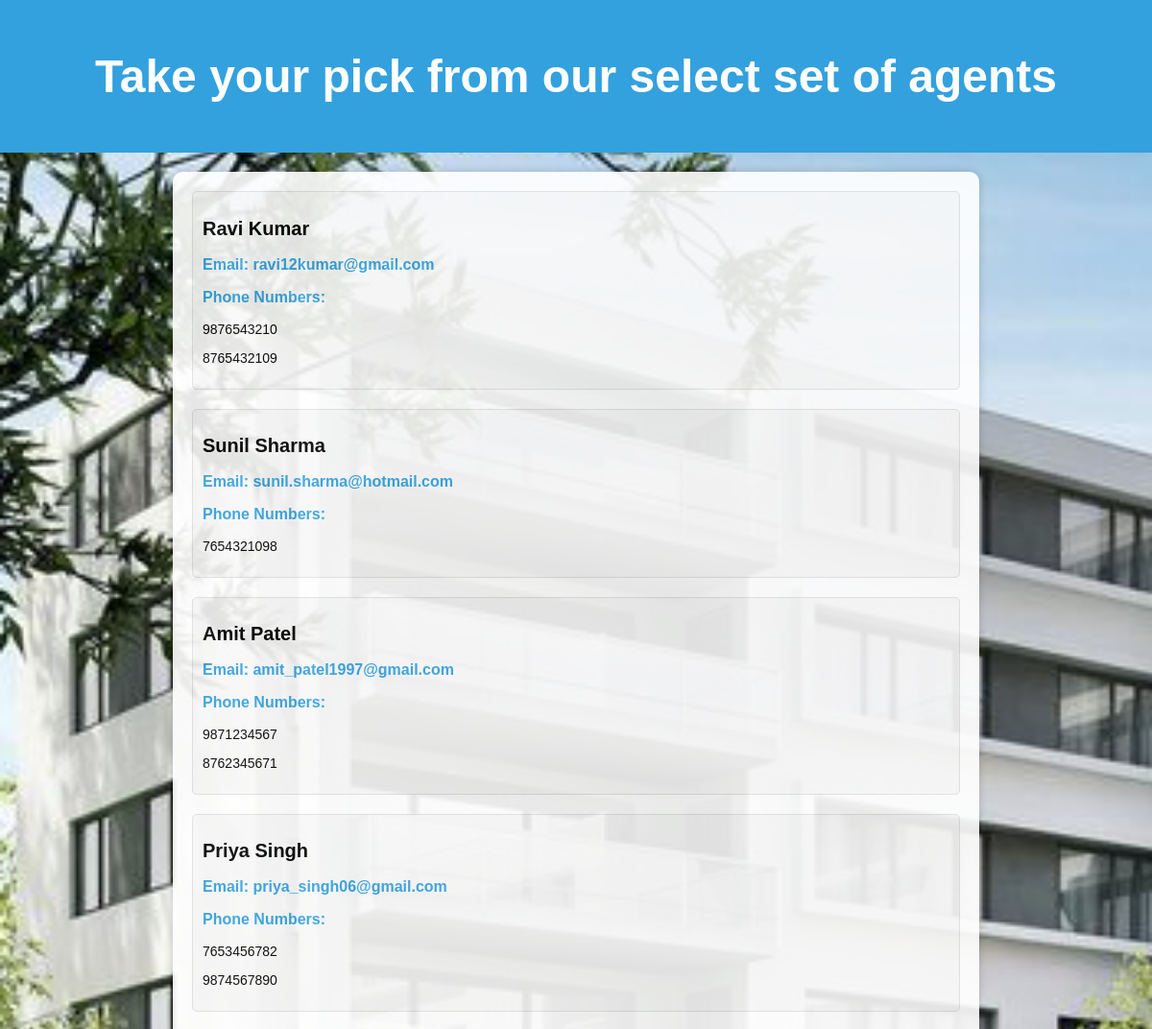
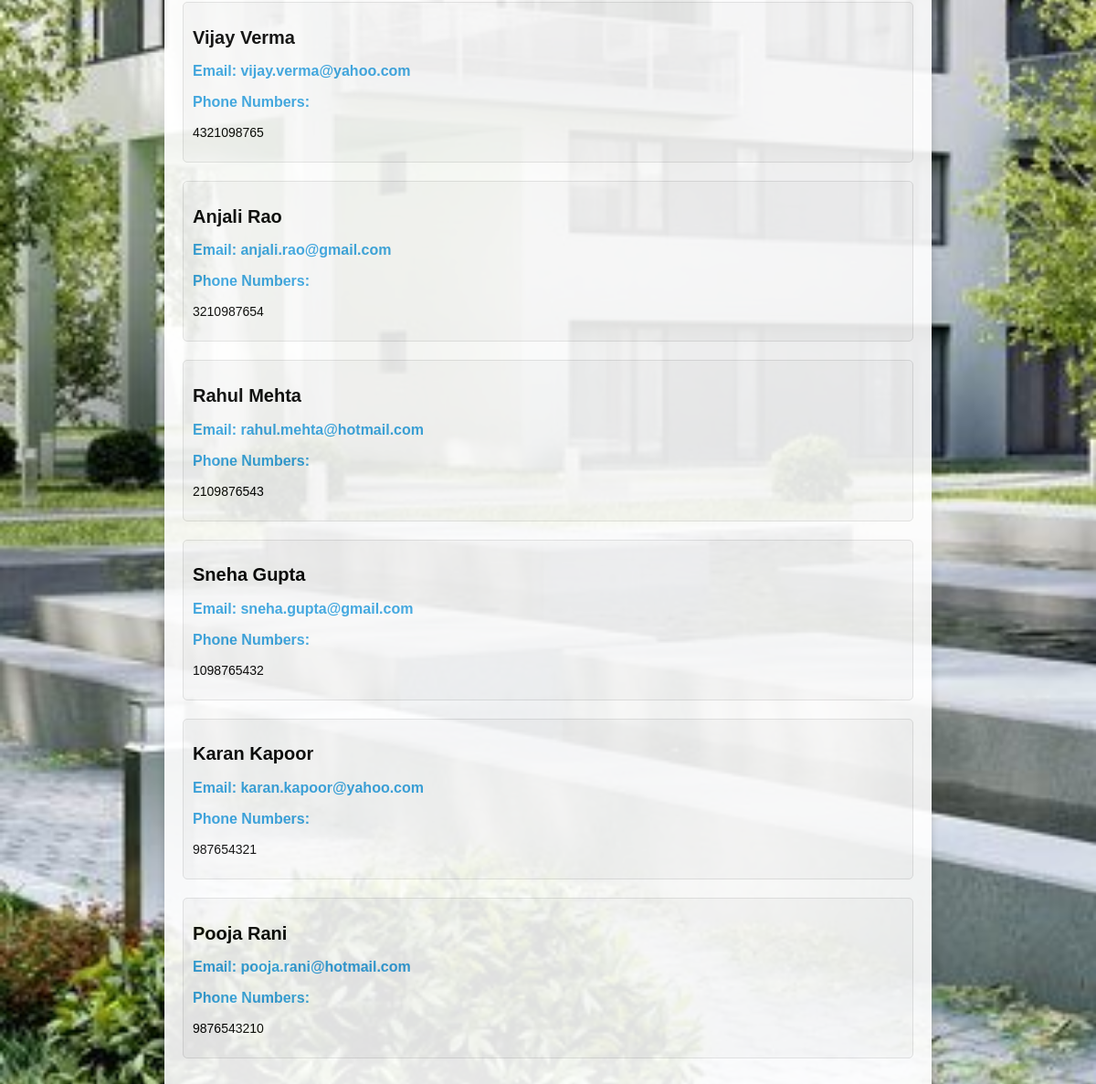
Screenshot of /Agent-page.php with the database file from the repository (2 pictures, top to bottom).
### tables this page shows
CREATE TABLE `agent` (
  `aid` varchar(3) NOT NULL PRIMARY KEY,
  `fname` varchar(20) NOT NULL,
  `lname` varchar(20) NOT NULL,
  `aemail` varchar(30) NOT NULL
);

### Agent-page.php (the view, shortened to what this page needs)
<!DOCTYPE html>
<html>
<head>
</head>
<body>
    <div class="header">
        <h1>Take your pick from our select set of agents</h1>
    </div>
    <div class="container">
        <?php
        include 'config.php';
        $sql = "SELECT agent.*, GROUP_CONCAT(agent_phone.aphone) AS phones
                FROM agent
                LEFT JOIN agent_phone ON agent.aid = agent_phone.aid
                GROUP BY agent.aid";
        $result = $conn->query($sql);
        if ($result->num_rows > 0) {
            while ($row = $result->fetch_assoc()) {
                if ($row["fname"] !== 'NA' || $row["lname"] !== 'NA') {
                    echo '<div class="agent">';
                    echo '<h2>' . $row["fname"] . ' ' . $row["lname"] . '</h2>';
                    echo '<h3>Email: ' . $row["aemail"] . '</h3>';
                    echo '<h3>Phone Numbers:</h3>';
                    if (!empty($row["phones"])) {
                        $phones = explode(',', $row["phones"]);
                        foreach ($phones as $phone) {
                            echo '<p class="agent-phones">' . $phone . '</p>';
                        }
                    }
                    echo '</div>';
                }
            }
        } else {
            echo "No agents found.";
        }
        ?>
    </div>
</body>
</html>

### Agent-page.php (style rules this page uses)
body { font-family: Arial, sans-serif; background-color: #f4f4f4; margin: 0; background: url('index-background.jpg') fixed; background-size: cover; padding: 0; }
.header { text-align: center; padding: 20px; background: #33A1DE; color: white; font-size: 24px; }
.container { max-width: 800px; margin: 0 auto; padding: 20px; background: white; border-radius: 10px; margin-top: 20px; box-shadow: 0px 0px 10px rgba(0, 0, 0, 0.2); opacity:0.9; }
.agent { margin-bottom: 20px; padding: 10px; border: 1px solid #e1e1e1; border-radius: 5px; background: #f9f9f9; }
h2 { font-size: 20px; }
h3 { font-size: 16px; color: #33A1DE; }
p { font-size: 14px; }
.agent-phones { margin-top: 10px; }

### rows the page displays
agent: fname "Ravi", lname "Kumar", aemail "ravi12kumar@gmail.com", phone "9876543210", phone "8765432109"
agent: fname "Sunil", lname "Sharma", aemail "sunil.sharma@hotmail.com", phone "7654321098"
agent: fname "Amit", lname "Patel", aemail "amit_patel1997@gmail.com", phone "9871234567", phone "8762345671"
agent: fname "Priya", lname "Singh", aemail "priya_singh06@gmail.com", phone "7653456782", phone "9874567890"
agent: fname "Vijay", lname "Verma", aemail "vijay.verma@yahoo.com", phone "4321098765"
agent: fname "Anjali", lname "Rao", aemail "anjali.rao@gmail.com", phone "3210987654"
agent: fname "Rahul", lname "Mehta", aemail "rahul.mehta@hotmail.com", phone "2109876543"
agent: fname "Sneha", lname "Gupta", aemail "sneha.gupta@gmail.com", phone "1098765432"
agent: fname "Karan", lname "Kapoor", aemail "karan.kapoor@yahoo.com", phone "987654321"
agent: fname "Pooja", lname "Rani", aemail "pooja.rani@hotmail.com", phone "9876543210"
